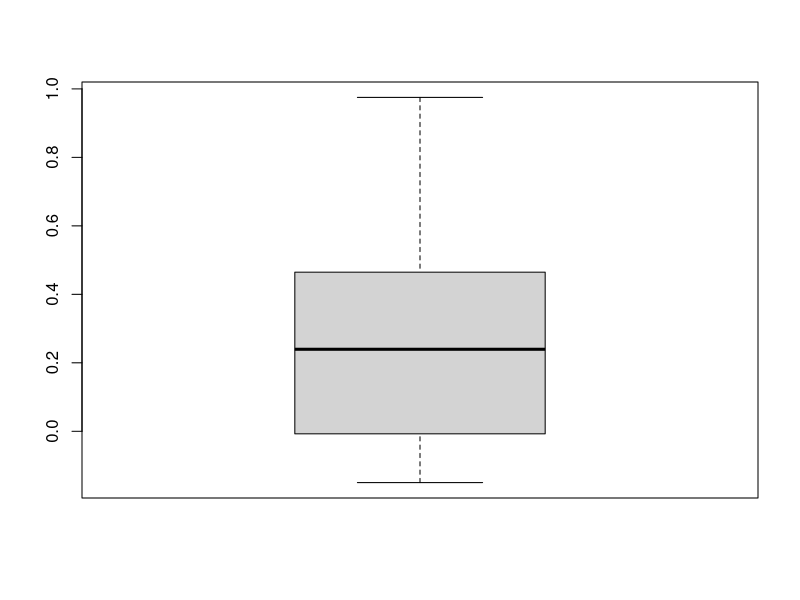
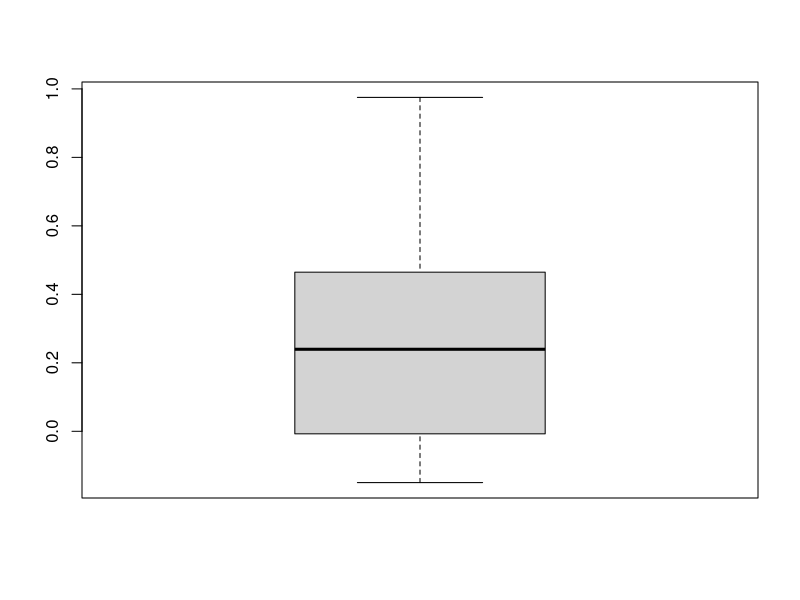
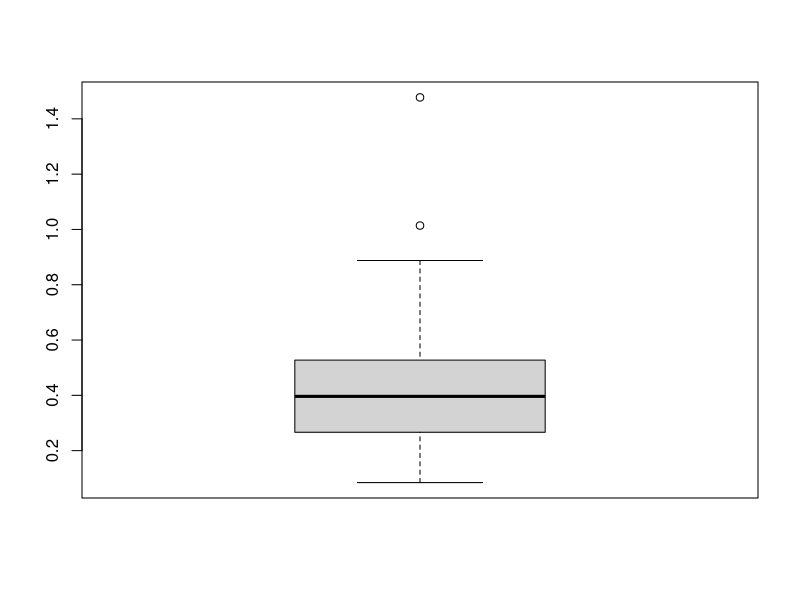
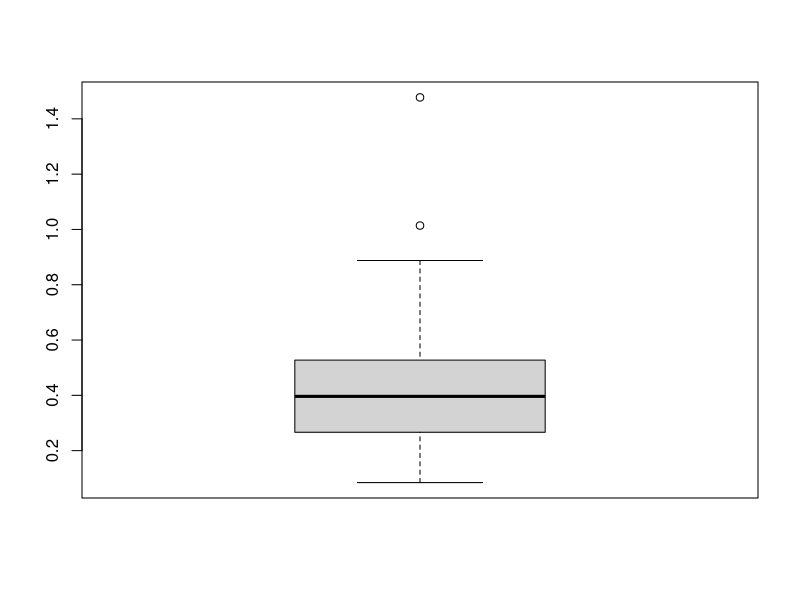
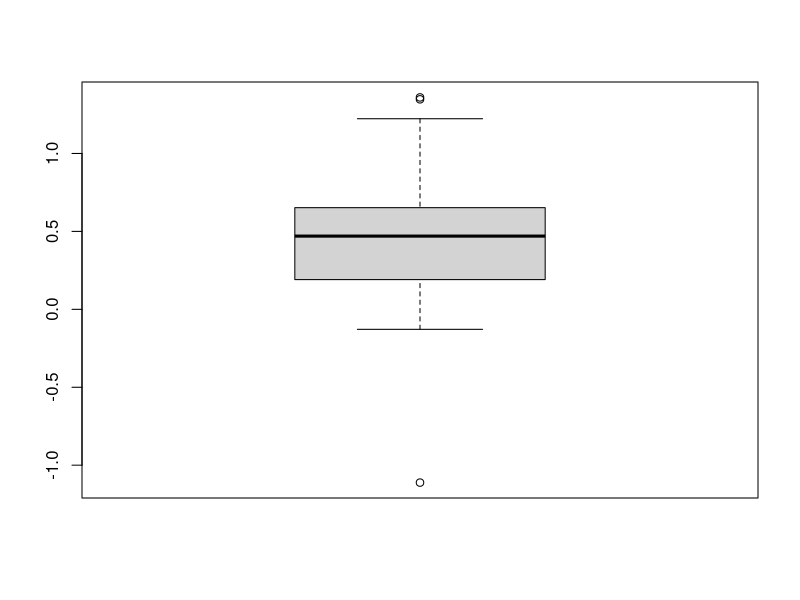
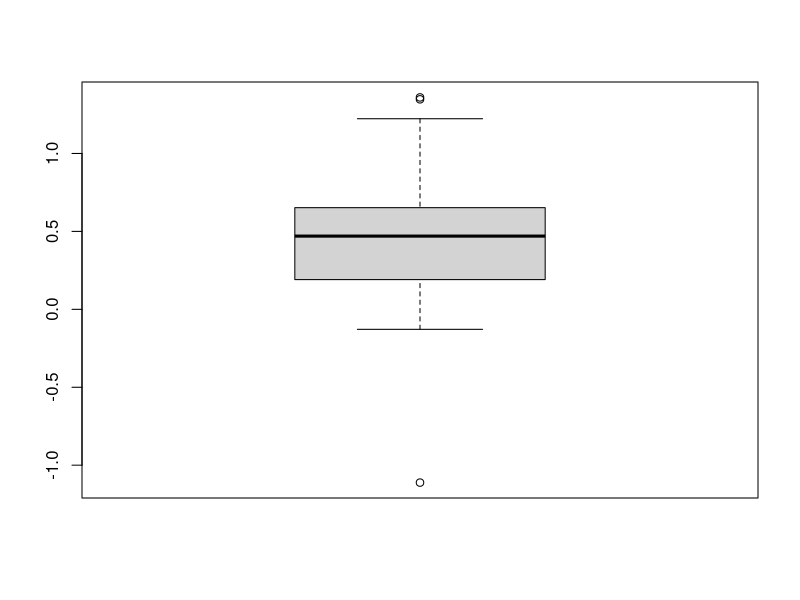
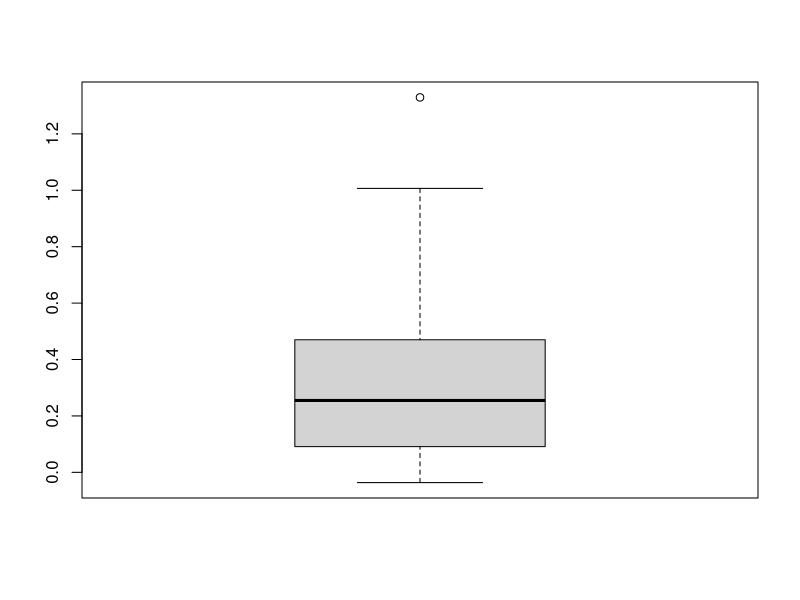
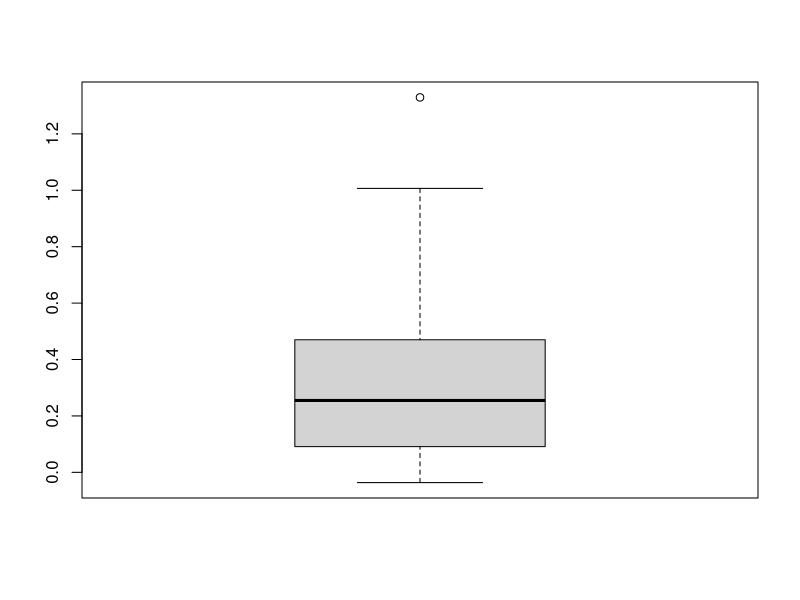

Source code (R) for these figures, in order: (Note: this script raises an error after producing the figures.)
library(tidyverse)
library(magrittr)

setwd(dirname(rstudioapi::getActiveDocumentContext()$path))

is_outlier <- function(x) {
  lower <- boxplot(log(x))$stats[1]
  upper <- boxplot(log(x))$stats[5]
  return(!between(log(x), lower, upper))
}

#---------------------------------------------------------------#
# 2AFC
#---------------------------------------------------------------#
df_chen <- read_csv("chen-2019-4a.csv") %>% 
  filter(stim == "word") %>% 
  rename(id = sub,
         new_item = item,
         new_resp = response,
         rt = RT) %>% 
  select(id, new_item, new_resp, correct, rt) %>% 
  mutate(new_item = ifelse(new_item == "new", 1, 0),
         new_resp = ifelse(new_resp == "new", 1, 0),
         id = dense_rank(id)) %>% 
  group_by(id) %>%
  mutate(trial_filter = is_outlier(rt)) %>% 
  ungroup() %>% 
  filter(!trial_filter) %>% 
  select(-trial_filter) %>% 
  write_csv("../application/2afc_task/data/2afc_data.csv")

#---------------------------------------------------------------#
# YES NO TASK
#---------------------------------------------------------------#
df_schnuerch <- read_csv("schnuerch-BA_oi_data.csv") %>% 
  filter(condition == "hehe",
         type == "hetero") %>% 
  select(code, oldPic, answer, correct, time) %>% 
  rename(id = code,
         correct_resp = oldPic,
         resp = answer,
         rt = time) %>% 
  mutate(rt = rt / 1000,
         id = dense_rank(id)) %>% 
  # group_by(id) %>% 
  # mutate(trial_filter = is_outlier(rt)) %>% 
  # ungroup() %>% 
  # filter(!trial_filter) %>% 
  # select(-trial_filter) %>% 
  write_csv("../application/yes_no_task//data/yes_no_data.csv")

summary <- df_schnuerch %>% 
  group_by(id) %>% 
  summarise(n = n())
